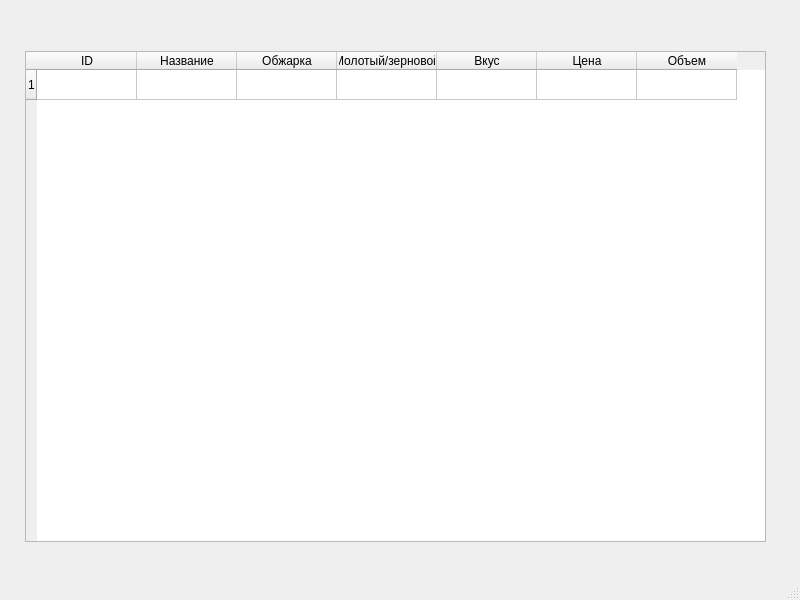
<?xml version="1.0" encoding="UTF-8"?>
<ui version="4.0">
 <class>MainWindow</class>
 <widget class="QMainWindow" name="MainWindow">
  <property name="geometry">
   <rect>
    <x>0</x>
    <y>0</y>
    <width>800</width>
    <height>600</height>
   </rect>
  </property>
  <property name="windowTitle">
   <string>Кофе</string>
  </property>
  <widget class="QWidget" name="centralwidget">
   <widget class="QTableWidget" name="tableWidget">
    <property name="geometry">
     <rect>
      <x>25</x>
      <y>51</y>
      <width>741</width>
      <height>491</height>
     </rect>
    </property>
    <row>
     <property name="text">
      <string>1</string>
     </property>
    </row>
    <column>
     <property name="text">
      <string>ID</string>
     </property>
    </column>
    <column>
     <property name="text">
      <string>Название</string>
     </property>
    </column>
    <column>
     <property name="text">
      <string>Обжарка</string>
     </property>
    </column>
    <column>
     <property name="text">
      <string>Молотый/зерновой</string>
     </property>
    </column>
    <column>
     <property name="text">
      <string>Вкус</string>
     </property>
    </column>
    <column>
     <property name="text">
      <string>Цена</string>
     </property>
    </column>
    <column>
     <property name="text">
      <string>Объем</string>
     </property>
    </column>
   </widget>
  </widget>
  <widget class="QStatusBar" name="statusbar"/>
 </widget>
 <resources/>
 <connections/>
</ui>
